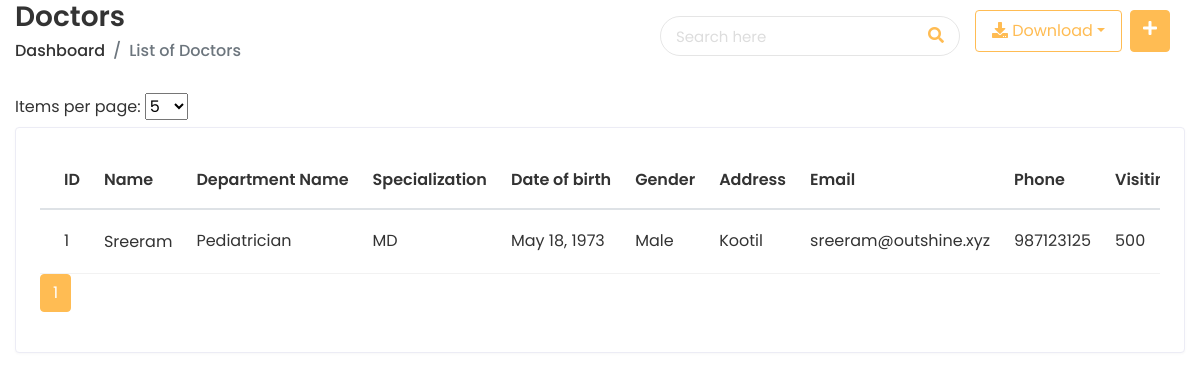
Screenshot of /app/doctorlist/ (signed in) with the database file from the repository.
### doctor/models.py (models this page shows, shortened)
class DoctorInfo(models.Model):
    doctor_name = models.ForeignKey(User, on_delete=models.CASCADE)
    slug = models.SlugField(blank=True)
    department_name = models.ForeignKey(DoctorDepartment, on_delete=models.CASCADE)
    specialization = models.CharField(max_length=50, blank=True, null=True)
    date_of_birth = models.DateField()
    gender = models.CharField(
         max_length=20,
         choices=(("Male", "Male"), ("Female", "Female"), ("Other", "Other")),
     )
    address_line = models.CharField(max_length=250, blank=True, null=True)
    state = models.CharField(max_length=200, blank=True, null=True)
    country = models.CharField(max_length=200, blank=True, null=True)
    pin_code = models.BigIntegerField(blank=True, null=True)
    email = models.EmailField(default="", max_length=50, unique=True)
    phone_number = models.CharField(default="", max_length=20)
    visiting_charge = models.CharField(max_length=50, blank=True, null=True)
    visiting_charge_tax = models.CharField(
         max_length=20, blank=True, null=True,
         choices=(("10%", "10%"), ("15%", "15%"), ("20%", "20%")),
     )
    consulting_charge = models.CharField(max_length=50, blank=True, null=True)
    consulting_charge_tax = models.CharField(
         max_length=20, blank=True, null=True,
         choices=(("10%", "10%"), ("15%", "15%"), ("20%", "20%")),
     )
    cv_file = models.FileField(upload_to='doctor/cv/', null=True, blank=True)
    image = models.BinaryField(blank=True, null=True)
    next_avaialable_appointment_date = models.DateTimeField(default=timezone.now, blank=True, null=True)
    created = models.DateTimeField(auto_now_add=True)
    updated = models.DateTimeField(auto_now=True)

class DoctorDepartment(models.Model):
    department_name = models.CharField(max_length=200, unique=True)
    slug = models.SlugField(blank=True)
    created = models.DateTimeField(auto_now_add=True)
    updated = models.DateTimeField(auto_now=True)
    def __str__(self):
        return str(self.department_name)

### doctor/views.py (the view)
# urls.py: path("doctorlist/", views.doctor_list, name="doctor_list"),
@login_required
def doctor_list(request):
    page_size = int(request.GET.get('page_size', getattr(settings, 'PAGE_SIZE', 5)))
    page = request.GET.get('page', 1)
    search_query = request.GET.get('search', '')
    doctors = DoctorInfo.objects.filter(
        Q(id__icontains=search_query) |
        Q(email__icontains=search_query) |
        Q(phone_number__icontains=search_query)
    )
    doctor_data = []
    for doctor in doctors:
        existing_certificates = len(CertificateDoctor.objects.filter(doctor=doctor))
        remaining_certificates = 10 - existing_certificates
        doctor_data.append({'doctor': doctor, 'remaining_certificates': remaining_certificates})
    paginator = Paginator(doctor_data, page_size)
    try:
        doctors_page = paginator.page(page)
    except PageNotAnInteger:
        doctors_page = paginator.page(1)
    return render(request, "doctor/doctor_list.html", {'doctors_page': doctors_page, 'page_size': page_size, 'search_query': search_query})

### templates/doctor/doctor_list.html (shortened to what this page needs)
{% extends 'home/base-login.html' %}
{% load compress static %}
{% block content %}
   <div class="content container-fluid">
      <div class="page-header">
        <div class="row align-items-center">
           <div class="col">
              <h3 class="page-title">Doctors</h3>
              <ul class="breadcrumb">
                 <li class="breadcrumb-item"><a href="{% url 'Dindex' %}">Dashboard</a></li>
                 <li class="breadcrumb-item active">List of Doctors</li>
              </ul>
           </div>
           <div class="top-nav-search">
            <form method="get" action="">
               <input type="text" id="search" class="form-control" placeholder="Search here" name="search" value="{{ search_query }}">
               <button class="btn" type="submit"><i class="fas fa-search"></i></button>
               </form>
            </div>
            <div class="col-auto text-right float-right ml-auto">
               <ul class="nav user-menu">
                  <a href="#" class="btn btn-outline-primary dropdown-toggle nav-link mr-2" data-toggle="dropdown"><i class="fas fa-download"></i> Download</a>
               <a href="{% url 'doctorExcel' %}" class="btn btn-primary"><i class="fas fa-plus"></i></a>
               </ul>
            </div>
        </div>
     </div>
     <div class="row">
        <div class="col-sm-12">
         <form id="page-size-form" method="get" action="">
            <label for="page_size">Items per page:</label>
            <select id="page_size" name="page_size" onchange="updatePageSize()">
               <option value="5" {% if page_size == 5 %}selected{% endif %}>5</option>
            </select>
         </form>
           <div class="card card-table">
              <div class="card-body">
                 <div class="table-responsive">
                    <table class="table table-hover table-center mb-0 datatable">
                       <thead>
                          <tr>
                             <th>ID</th>
                             <th>Name</th>
                             <th>Department Name</th>
                             <th>Specialization</th>
                             <th>Date of birth</th>
                             <th>Gender</th>
                             <th>Address</th>
                             <th>Email</th>
                             <th>Phone</th>
                             <th>Visiting Charge</th>
                          </tr>
                       </thead>
                       {% for data in doctors_page %}
                       <tbody>
                          <tr>
                             <td>{{ data.doctor.id }}</td>
                             <td>
                              <h2 class="#">
                                 <a href="{% url 'doctor_profile' data.doctor.id %}">{{ data.doctor.doctor_name }}</a>
                              </h2>
                             </td>
                             <td>
                                {{ data.doctor.department_name }}
                             </td>
                             <td>
                              {{ data.doctor.specialization }}
                           </td>
                             <td>
                                {{ data.doctor.date_of_birth }}
                             </td>
                             <td>
                                {{ data.doctor.gender }}
                             </td>
                             <td>
                              {{ data.doctor.address_line }}
                           </td>
                             <td>
                                {{ data.doctor.email }}
                             </td>
                             <td>
                                {{ data.doctor.phone_number }}
                             </td>
                             <td>
                              {{ data.doctor.visiting_charge }}
                           </td>
                          </tr>
                       </tbody>
                       {% endfor %}
                    </table>
                 </div>
                 <nav>
                  <ul class="pagination">
                     {% for page_num in doctors_page.paginator.page_range %}
                        <li class="page-item{% if page_num == doctors_page.number %} active{% endif %}">
                           <a class="page-link" href="?page={{ page_num }}&page_size={{ page_size }}">{{ page_num }}</a>
                        </li>
                     {% endfor %}
                  </ul>
                 </nav>
              </div>
            </div>
         </div>
{% endblock %}

### static/prescol/css/style.css (style rules this page uses)
html { height: 100%; }
body { background-color: #fff; color: #333; font-family: 'Poppins', sans-serif; font-size: 1rem; height: 100%; line-height: 1.5; overflow-x: hidden; }
h1, h2, h3, h4, h5, h6 { font-family: 'Poppins', sans-serif; margin-top: 0; }
.form-control { border: 1px solid #ddd; box-shadow: none; color: #333; font-size: 15px; height: 40px; }
a { color: #009ce7; }
input, button, a { transition: all 0.4s ease; -moz-transition: all 0.4s ease; -o-transition: all 0.4s ease; -ms-transition: all 0.4s ease; -webkit-transition: all 0.4s ease; }
input, input:focus, button, button:focus { outline: none; }
input[type=text], input[type=password] { -webkit-appearance: none; -moz-appearance: none; appearance: none; }
ul, ol { padding: 0px; list-style: none; }
.table { color: #333; max-width: 100%; margin-bottom: 0; width: 100%; }
table.table td h2 { display: inline-block; font-size: inherit; font-weight: 400; margin: 0; padding: 0; vertical-align: middle; }
table.table td h2 a { color: #333; }
.table thead tr th { font-weight: 600; }
.table tbody tr { border-bottom: 1px solid rgba(0, 0, 0, 0.05); }
.table.table-center td, .table.table-center th { vertical-align: middle; }
.card-table .card-body .table > thead > tr > th { border-top: 0; }
.card-table .card-body .table tr td:first-child, .card-table .card-body .table tr th:first-child { padding-left: 1.5rem; }
.card-table .table td, .card-table .table th { border-top: 1px solid #e2e5e8; padding: 1rem 0.75rem; white-space: nowrap; }
.btn-primary { background-color: #FFBC53; border: 1px solid #FFBC53; }
.btn-outline-primary { color: #FFBC53; border-color: #FFBC53; }
.pagination > .active > a, .pagination > .active > a:focus, .pagination > .active > a:hover, .pagination > .active > span, .pagination > .active > span:focus, .pagination > .active > span:hover { background-color: #FFBC53; border-color: #FFBC53; }
.pagination > li > a, .pagination > li > span { color: #FFBC53; }
.page-item.active .page-link { background-color: #FFBC53; border-color: #FFBC53; }
.card { border: 1px solid #ececf5; box-shadow: 0 1px 3px 0 rgba(0, 0, 0, 0.03); margin-bottom: 1.875rem; }
.card-body { padding: 1.5rem; }
.user-menu { float: right; margin: 0; position: relative; z-index: 99; padding-right: 15px; }
.top-nav-search { float: left; margin-left: 15px; }
.top-nav-search form { margin-top: 10px; position: relative; width: 300px; }
.top-nav-search .form-control { background-color: transparent; border-color: rgba(0, 0, 0, 0.1); border-radius: 50px; color: #ddd; height: 40px; padding: 10px 50px 10px 15px; }
.top-nav-search .btn { background-color: transparent; border-color: transparent; color: #ffbc53; min-height: 40px; padding: 7px 15px; position: absolute; right: 0; top: 0; }
.top-nav-search .form-control::placeholder { color: #ddd; }
.page-header { margin-bottom: 1.875rem; }
.page-header .breadcrumb { background-color: transparent; color: #6c757d; font-size: 1rem; font-weight: 500; margin-bottom: 0; padding: 0; }
.page-header .breadcrumb a { color: #333; }
.page-title { font-size: 28px; font-weight: 600; color: #333; margin-bottom: 5px; }

### rows the page displays
DoctorInfo: doctor.id "1", doctor.doctor_name "Sreeram", doctor.department_name "Pediatrician", doctor.specialization "MD", doctor.date_of_birth "May 18, 1973", doctor.gender "Male", doctor.address_line "Kootil", doctor.email "sreeram@outshine.xyz", doctor.phone_number "987123125", doctor.visiting_charge "500"

### other values shown
{{ page_num }} "1"
